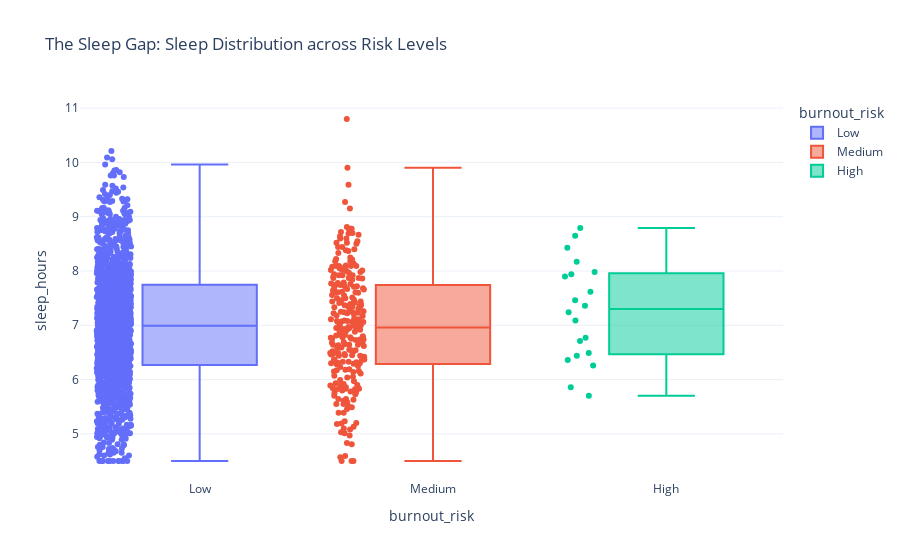

Write notebook code for a chart like this one.
### Markdown cell above
## 🔍 Step 2: Advanced Exploratory Discovery (EDA)

Discovery starts by understanding distributions. We focus on:
1. **Statistical Metadata:** Identifying metrics for average work intensity.
2. **Group Dynamics:** Comparing feature averages across burnout risk categories.
3. **Relationship Mapping:** Visualizing how screen time triggers burnout score inflation.

### Code cell
print("--- Detailed Numeric Statistics ---")
display(df.describe().T)

print("\n--- Burnout Risk: Class Distribution ---")
display(df['burnout_risk'].value_counts(normalize=True).to_frame().style.format("{:.2%}"))

# Statistical Breakdown per Risk Category
print("\n--- Feature Averages by Risk Category ---")
display(df.groupby('burnout_risk')[['work_hours', 'screen_time_hours', 'sleep_hours']].mean().sort_values('work_hours'))

# Visualizing the Discovery: Sleep as a Vital Sign
fig = px.box(df, x='burnout_risk', y='sleep_hours', color='burnout_risk', 
             title='The Sleep Gap: Sleep Distribution across Risk Levels',
             category_orders={"burnout_risk": ["Low", "Medium", "High"]},
             points="all", template="plotly_white")
fig.show()

# Dynamic Relationship Visualization
plt.figure(figsize=(10, 6))
sns.regplot(data=df, x='screen_time_hours', y='burnout_score', 
            scatter_kws={'alpha':0.4}, line_kws={'color':'red'})
plt.title("Screen Exposure Intensity vs. Burnout Score Escalation")
plt.show()

### Figure 1 — Plotly figure (JSON) as saved in the notebook; plotly's stock layout.template omitted (floating-point values rounded to 4 significant figures; data arrays with more than 128 entries replaced by an {"elided": "..."} marker saying what was removed)
{"data": [{"alignmentgroup": "True", "boxpoints": "all", "hovertemplate": "burnout_risk=%{x}<br>sleep_hours=%{y}<extra></extra>", "legendgroup": "Low", "marker": {"color": "#636efa"}, "name": "Low", "notched": false, "offsetgroup": "Low", "orientation": "v", "showlegend": true, "type": "box", "x": {"elided": "1527 str values"}, "x0": " ", "xaxis": "x", "y": {"elided": "1527 float values"}, "y0": " ", "yaxis": "y"}, {"alignmentgroup": "True", "boxpoints": "all", "hovertemplate": "burnout_risk=%{x}<br>sleep_hours=%{y}<extra></extra>", "legendgroup": "Medium", "marker": {"color": "#EF553B"}, "name": "Medium", "notched": false, "offsetgroup": "Medium", "orientation": "v", "showlegend": true, "type": "box", "x": {"elided": "253 str values"}, "x0": " ", "xaxis": "x", "y": {"elided": "253 float values"}, "y0": " ", "yaxis": "y"}, {"alignmentgroup": "True", "boxpoints": "all", "hovertemplate": "burnout_risk=%{x}<br>sleep_hours=%{y}<extra></extra>", "legendgroup": "High", "marker": {"color": "#00cc96"}, "name": "High", "notched": false, "offsetgroup": "High", "orientation": "v", "showlegend": true, "type": "box", "x": ["High", "High", "High", "High", "High", "High", "High", "High", "High", "High", "High", "High", "High", "High", "High", "High", "High", "High", "High", "High"], "x0": " ", "xaxis": "x", "y": [7.09, 8.65, 6.77, 7.62, 8.79, 8.17, 5.86, 5.7, 7.94, 6.44, 6.71, 6.49, 6.26, 7.98, 6.36, 8.43, 7.9, 7.46, 7.24, 7.36], "y0": " ", "yaxis": "y"}], "layout": {"boxmode": "overlay", "legend": {"title": {"text": "burnout_risk"}, "tracegroupgap": 0}, "title": {"text": "The Sleep Gap: Sleep Distribution across Risk Levels"}, "xaxis": {"anchor": "y", "categoryarray": ["Low", "Medium", "High"], "categoryorder": "array", "domain": [0.0, 1.0], "title": {"text": "burnout_risk"}}, "yaxis": {"anchor": "x", "domain": [0.0, 1.0], "title": {"text": "sleep_hours"}}}}
